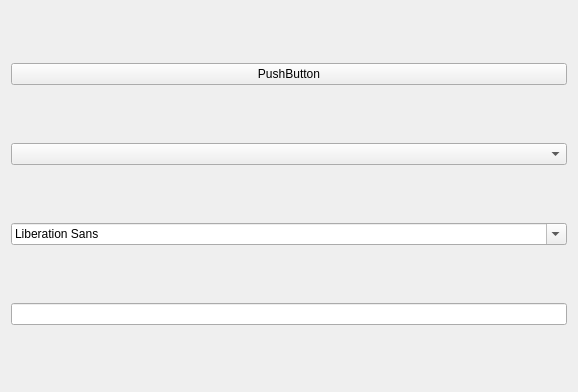
<?xml version="1.0" encoding="UTF-8"?>
<ui version="4.0">
 <class>Form</class>
 <widget class="QWidget" name="Form">
  <property name="geometry">
   <rect>
    <x>0</x>
    <y>0</y>
    <width>578</width>
    <height>392</height>
   </rect>
  </property>
  <property name="windowTitle">
   <string>Form</string>
  </property>
  <layout class="QHBoxLayout" name="horizontalLayout">
   <item>
    <layout class="QVBoxLayout" name="verticalLayout">
     <item>
      <widget class="QPushButton" name="pushButton">
       <property name="text">
        <string>PushButton</string>
       </property>
      </widget>
     </item>
     <item>
      <widget class="QComboBox" name="comboBox"/>
     </item>
     <item>
      <widget class="QFontComboBox" name="fontComboBox"/>
     </item>
     <item>
      <widget class="QLineEdit" name="lineEdit"/>
     </item>
    </layout>
   </item>
  </layout>
 </widget>
 <resources/>
 <connections/>
</ui>
